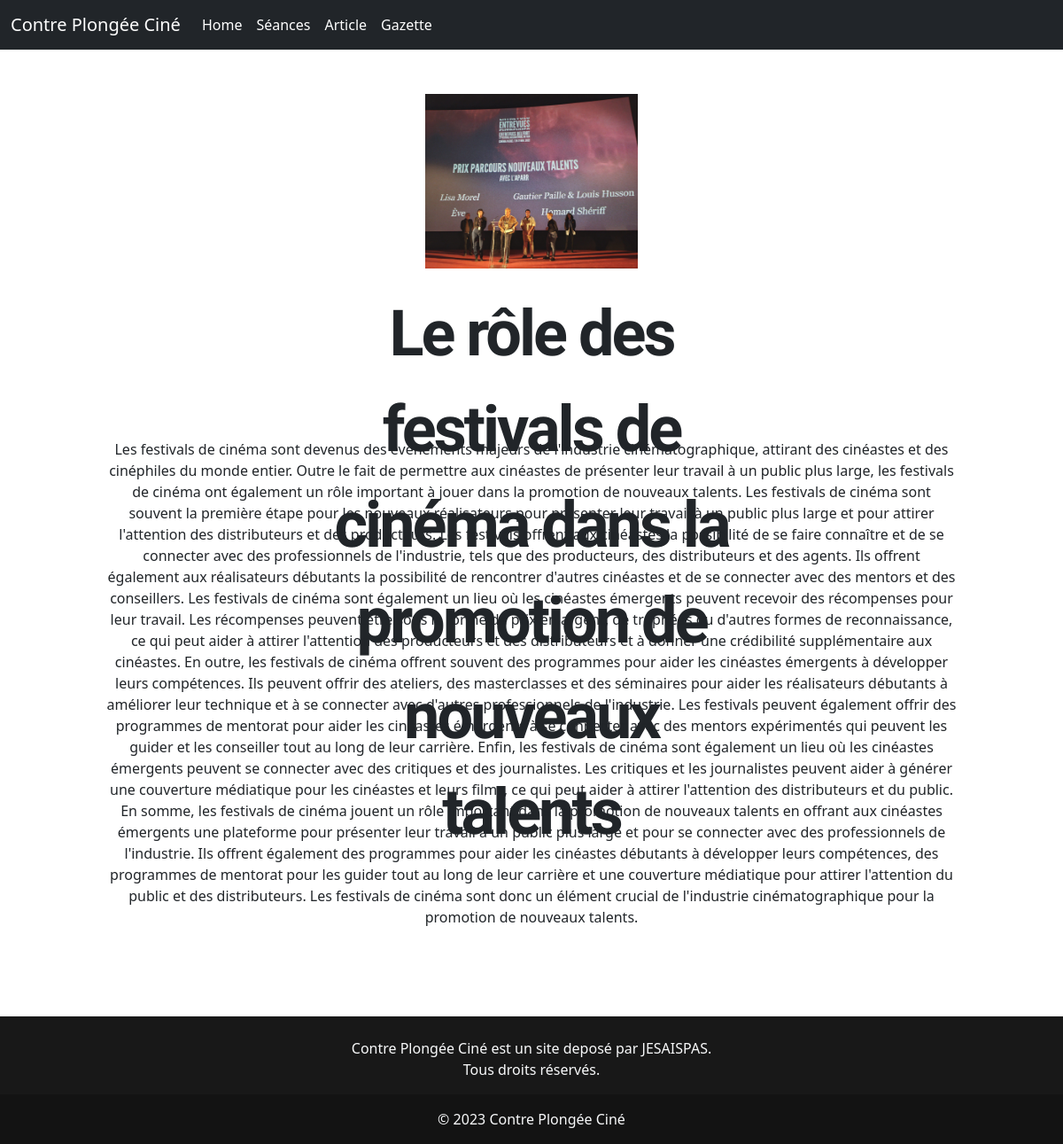
The page /articleIndiv.php?article=17 on the database its author committed.
### tables this page shows
CREATE TABLE IF NOT EXISTS `article` (
  `ida` int(11) NOT NULL AUTO_INCREMENT,
  `titre` varchar(255) DEFAULT NULL,
  `photo` varchar(255) DEFAULT NULL,
  `datepost` datetime NOT NULL,
  `description` varchar(20000) DEFAULT NULL,
  PRIMARY KEY (`ida`)
);

### articleIndiv.php (the view, shortened to what this page needs)
<?php
include "fonction.php";
$pdo = connexion();
$ida = $_GET["article"];
$res = $pdo->prepare("SELECT * FROM article WHERE ida=?");
$res->execute([$ida]);
$article = $res->fetch();
?>
<!DOCTYPE html>
<html lang="en">
<head>
    <link href="https://cdn.jsdelivr.net/npm/bootstrap@5.3.0-alpha1/dist/css/bootstrap.min.css" rel="stylesheet">
    <link rel="stylesheet" href="style.css">
</head>
<body>
    <div class="bigPictureArticle">
        <img src="<?php echo $article["photo"]?>" style="width: 100%">
    </div>
    <div class="titre" style="margin-top:20px;">
        <?php echo $article["titre"]?>
    </div>
    <div class="textArticle">
        <?php echo $article["description"]?>
    </div>
</body>
</html>

### style.css (style rules this page uses)
img { max-width: 100%; max-height: 100%; display: block; }
.titre { margin-left: 30%; margin-top: 2%; margin-bottom: 6%; width: 40%; height: 100px; font-family: 'Sofia Sans Extra Condensed', sans-serif; font-size: 80px; font-size: 6vw; font-weight: bold; letter-spacing: -3px; text-align: center; }
.bigPictureArticle { width: 20%; margin-left: 40%; margin-top: 50px; }
.textArticle { width: 80%; margin-left: 10%; margin-bottom: 100px; text-align: center; }

### rows shown on the page
article: photo (picture), titre "Le rôle des festivals de cinéma dans la promotion de nouveaux talents", description "Les festivals de cinéma sont devenus des événements majeurs de l'industrie cinématographique, attirant des cinéastes et des cinéphiles du monde entier. Outre le fait de permettre aux cinéastes de présenter leur travail à un public plus large, les festivals de cinéma ont également un rôle important à jouer dans la promotion de nouveaux talents. Les festivals de cinéma sont souvent la première étape pour les nouveaux réalisateurs pour présenter leur travail à un public plus large et pour attirer l'attention des distributeurs et des producteurs. Les festivals offrent aux cinéastes la possibilité de se faire connaître et de se connecter avec des professionnels de l'industrie, tels que des…"
